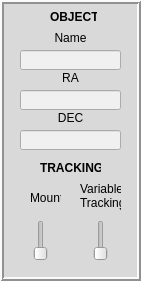
   <widget class="QFrame" name="frame_4">
    <property name="geometry">
     <rect>
      <x>430</x>
      <y>360</y>
      <width>141</width>
      <height>281</height>
     </rect>
    </property>
    <property name="styleSheet">
     <string notr="true">background-color: rgb(217, 217, 217);</string>
    </property>
    <property name="frameShape">
     <enum>QFrame::Box</enum>
    </property>
    <property name="frameShadow">
     <enum>QFrame::Raised</enum>
    </property>
    <property name="lineWidth">
     <number>2</number>
    </property>
    <widget class="QLabel" name="label_22">
     <property name="geometry">
      <rect>
       <x>50</x>
       <y>10</y>
       <width>47</width>
       <height>13</height>
      </rect>
     </property>
     <property name="font">
      <font>
       <weight>75</weight>
       <bold>true</bold>
      </font>
     </property>
     <property name="text">
      <string>OBJECT</string>
     </property>
    </widget>
    <widget class="QLabel" name="label_23">
     <property name="geometry">
      <rect>
       <x>40</x>
       <y>30</y>
       <width>61</width>
       <height>16</height>
      </rect>
     </property>
     <property name="text">
      <string>Name</string>
     </property>
     <property name="alignment">
      <set>Qt::AlignCenter</set>
     </property>
    </widget>
    <widget class="QLineEdit" name="objName">
     <property name="enabled">
      <bool>false</bool>
     </property>
     <property name="geometry">
      <rect>
       <x>20</x>
       <y>50</y>
       <width>101</width>
       <height>20</height>
      </rect>
     </property>
     <property name="styleSheet">
      <string notr="true">background-color: rgb(240, 240, 240);</string>
     </property>
     <property name="text">
      <string/>
     </property>
     <property name="alignment">
      <set>Qt::AlignCenter</set>
     </property>
    </widget>
    <widget class="QLineEdit" name="objRA">
     <property name="enabled">
      <bool>false</bool>
     </property>
     <property name="geometry">
      <rect>
       <x>20</x>
       <y>90</y>
       <width>101</width>
       <height>20</height>
      </rect>
     </property>
     <property name="styleSheet">
      <string notr="true">background-color: rgb(240, 240, 240);</string>
     </property>
     <property name="text">
      <string/>
     </property>
     <property name="alignment">
      <set>Qt::AlignCenter</set>
     </property>
    </widget>
    <widget class="QLabel" name="label_24">
     <property name="geometry">
      <rect>
       <x>40</x>
       <y>70</y>
       <width>61</width>
       <height>16</height>
      </rect>
     </property>
     <property name="text">
      <string>RA</string>
     </property>
     <property name="alignment">
      <set>Qt::AlignCenter</set>
     </property>
    </widget>
    <widget class="QLineEdit" name="objDEC">
     <property name="enabled">
      <bool>false</bool>
     </property>
     <property name="geometry">
      <rect>
       <x>20</x>
       <y>130</y>
       <width>101</width>
       <height>20</height>
      </rect>
     </property>
     <property name="styleSheet">
      <string notr="true">background-color: rgb(240, 240, 240);</string>
     </property>
     <property name="text">
      <string/>
     </property>
     <property name="alignment">
      <set>Qt::AlignCenter</set>
     </property>
    </widget>
    <widget class="QLabel" name="label_25">
     <property name="geometry">
      <rect>
       <x>40</x>
       <y>110</y>
       <width>61</width>
       <height>16</height>
      </rect>
     </property>
     <property name="text">
      <string>DEC</string>
     </property>
     <property name="alignment">
      <set>Qt::AlignCenter</set>
     </property>
    </widget>
    <widget class="QLabel" name="label_26">
     <property name="geometry">
      <rect>
       <x>40</x>
       <y>160</y>
       <width>61</width>
       <height>16</height>
      </rect>
     </property>
     <property name="font">
      <font>
       <weight>75</weight>
       <bold>true</bold>
      </font>
     </property>
     <property name="text">
      <string>TRACKING</string>
     </property>
    </widget>
    <widget class="QSlider" name="sliderTrack">
     <property name="geometry">
      <rect>
       <x>30</x>
       <y>220</y>
       <width>22</width>
       <height>41</height>
      </rect>
     </property>
     <property name="maximum">
      <number>1</number>
     </property>
     <property name="orientation">
      <enum>Qt::Vertical</enum>
     </property>
    </widget>
    <widget class="QSlider" name="sliderVarTrack">
     <property name="geometry">
      <rect>
       <x>90</x>
       <y>220</y>
       <width>22</width>
       <height>41</height>
      </rect>
     </property>
     <property name="maximum">
      <number>1</number>
     </property>
     <property name="orientation">
      <enum>Qt::Vertical</enum>
     </property>
    </widget>
    <widget class="QLabel" name="label_54">
     <property name="geometry">
      <rect>
       <x>30</x>
       <y>190</y>
       <width>31</width>
       <height>16</height>
      </rect>
     </property>
     <property name="text">
      <string>Mount</string>
     </property>
    </widget>
    <widget class="QLabel" name="label_55">
     <property name="geometry">
      <rect>
       <x>80</x>
       <y>180</y>
       <width>41</width>
       <height>31</height>
      </rect>
     </property>
     <property name="text">
      <string>Variable
Tracking</string>
     </property>
    </widget>
   </widget>
